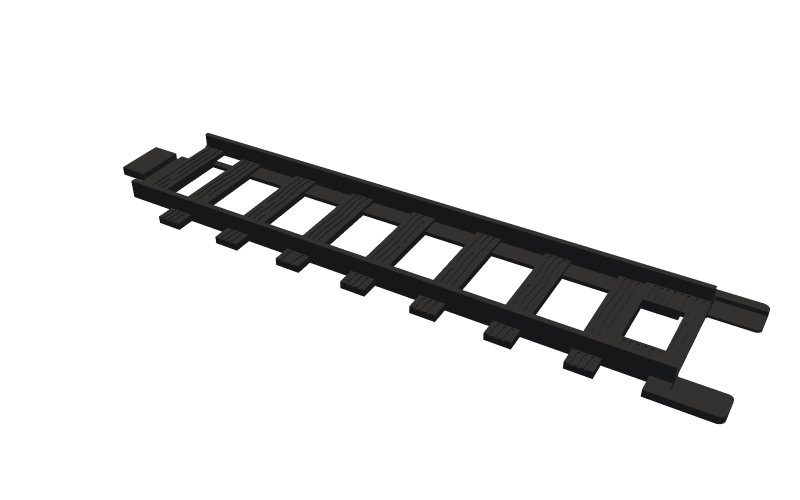
#> input picture train-rails/out/renders/straight.png, 1600 x 1000 px (shown at 1/2 size)
$ python make_overview.py
#> lines starting #> are read from the running program, lines starting #| are printed output that depends on the picture
## Copyright 2026 Aaron Girard
## SPDX-License-Identifier: Apache-2.0
"""Six-panel overview sheet from the renders (out/track_overview.png)."""
import os
from PIL import Image, ImageDraw, ImageFont, ImageChops

R = "out/renders"
PANELS = [("straight.png", "Straight, 164 mm"), ("curve.png", "Curve, 22.5 deg, R 412 mm"),
          ("grain_ties.png", "Wood grain on the tie tops"), ("prong_L.png", "Prong end: raised L, thin plate from the rail end"),
          ("joint_orig_male.png", "Original tab end (blue) in a printed prong end"),
          ("joint_orig_female.png", "Printed tab end in an original prong end (blue)")]


def main(out="out/track_overview.png", W=800, H=500):
#> called with out = 'out/track_overview.png', W = 800, H = 500
    font = ImageFont.truetype("/usr/share/fonts/truetype/dejavu/DejaVuSans.ttf", 24)
    sheet = Image.new("RGB", (2 * W, 3 * H), "white")
#> sheet: PIL image 1600x1500 RGB; every value is 255
    for i, (f, label) in enumerate(PANELS):
        im = Image.open(os.path.join(R, f)).convert("RGB")
#> im is the input picture: PIL image 1600x1000 RGB; mean R, G, B 226.7, 226.6, 226.6
        bbox = ImageChops.difference(im, Image.new("RGB", im.size, (255, 255, 255))).getbbox()
#> bbox = (246, 265, 1541, 849)
        if bbox:
            im = im.crop((max(0, bbox[0] - 30), max(0, bbox[1] - 30), min(im.width, bbox[2] + 30), min(im.height, bbox[3] + 30)))
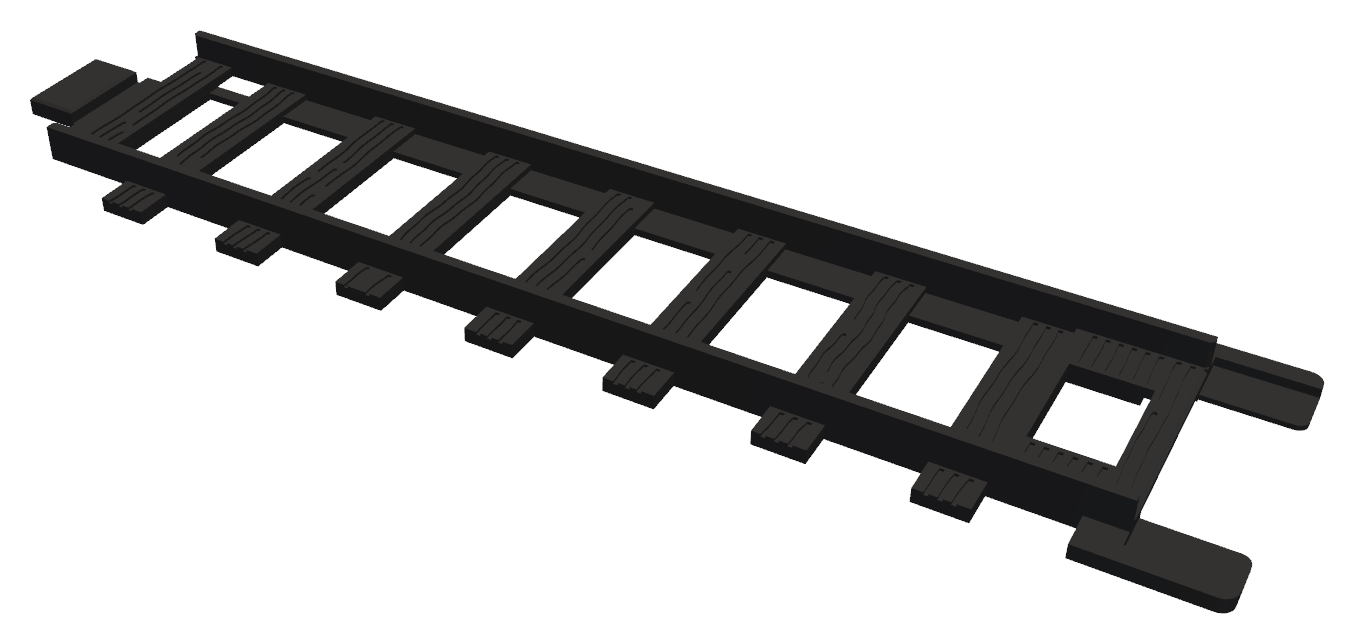
#> im: PIL image 1355x644 RGB; mean R, G, B 203, 202.9, 202.9
        im.thumbnail((W - 20, H - 60))
#> im: PIL image 780x371 RGB
        x0, y0 = (i % 2) * W, (i // 2) * H
        sheet.paste(im, (x0 + (W - im.width) // 2, y0 + 50 + (H - 60 - im.height) // 2))
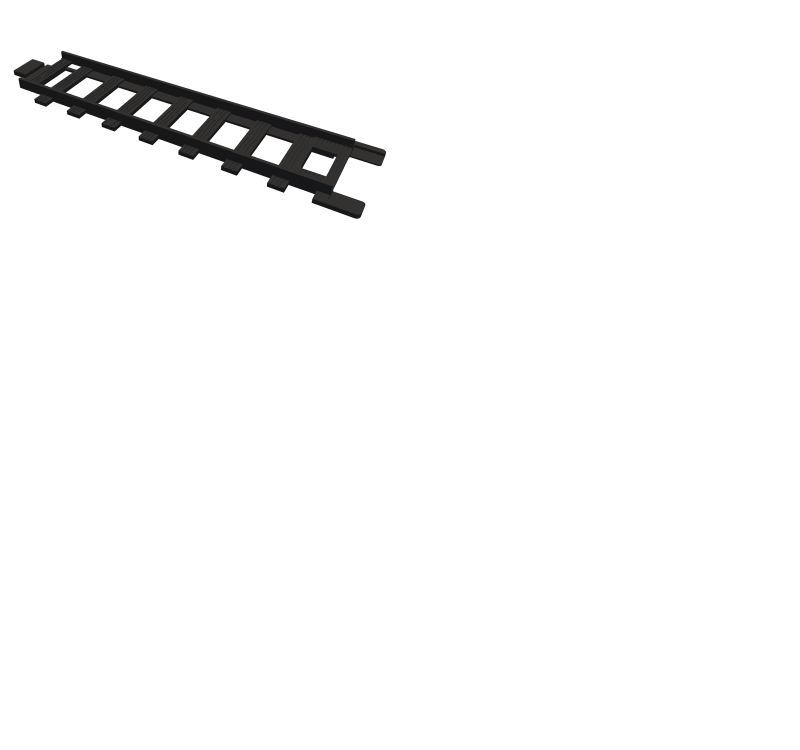
#> sheet: PIL image 1600x1500 RGB (shown at 1/2 size); mean R, G, B 248.7, 248.7, 248.7
        ImageDraw.Draw(sheet).text((x0 + 20, y0 + 12), label, fill=(20, 20, 20), font=font)
#> pass 2 of the loop in main, `for i, (f, label) in enumerate(PANELS):`:
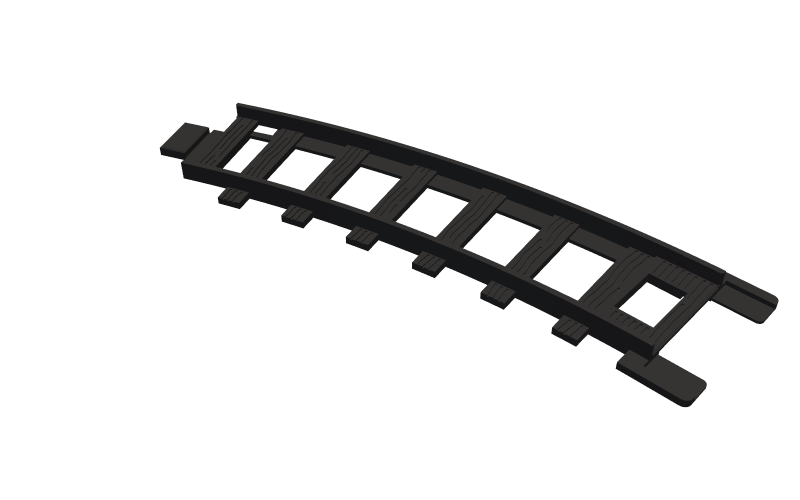
#> input picture train-rails/out/renders/curve.png, 1600 x 1000 px (shown at 1/2 size)
#> in main, im is the input picture: PIL image 1600x1000 RGB; mean R, G, B 228.3, 228.2, 228.2
#> bbox = (319, 205, 1558, 815)
#> in main, `im = im.crop((max(0, bbox[0] - 30), max(0, bbox[1] - 30), min(im.width..`:
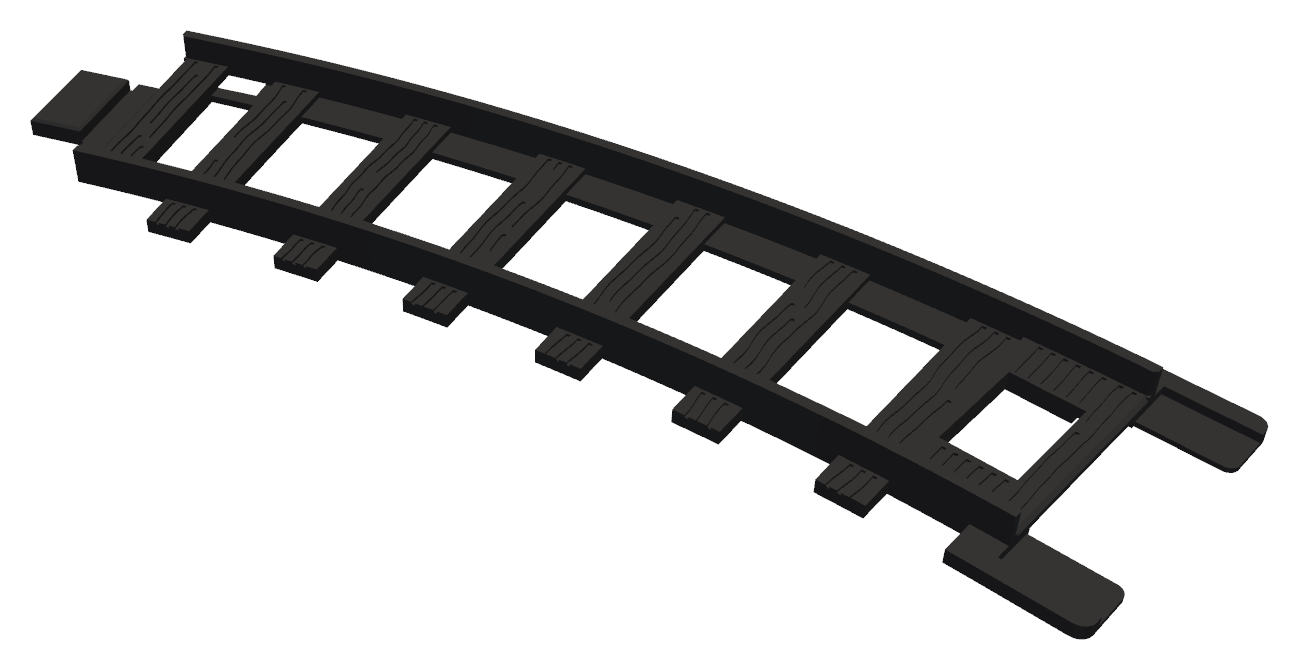
#> im: PIL image 1299x670 RGB; mean R, G, B 205.9, 205.7, 205.7
#> in main, `sheet.paste(im, (x0 + (W - im.width) // 2, y0 + 50 + (H - 60 - im.heig..`:
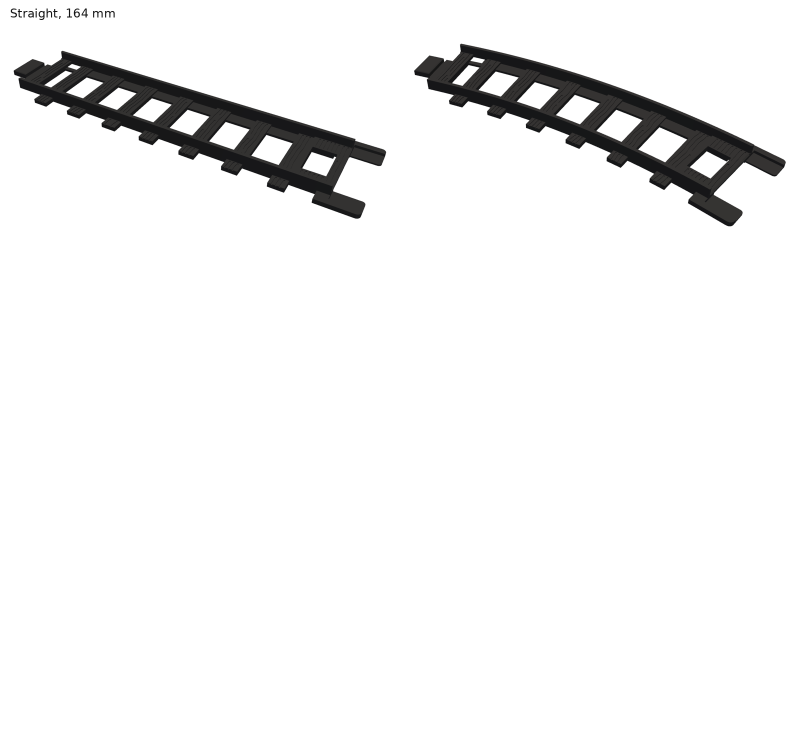
#> sheet: PIL image 1600x1500 RGB (shown at 1/2 size); mean R, G, B 242.2, 242.2, 242.2
#> pass 3 of the loop in main, `for i, (f, label) in enumerate(PANELS):`:
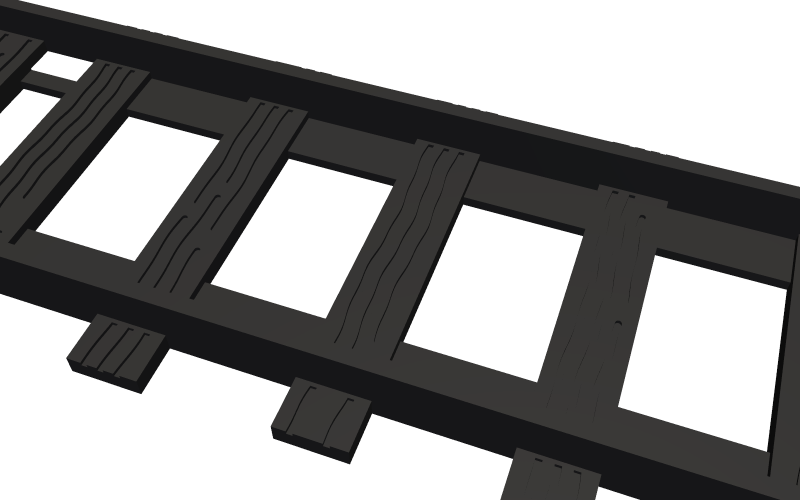
#> input picture train-rails/out/renders/grain_ties.png, 1600 x 1000 px (shown at 1/2 size)
#> in main, im is the input picture: PIL image 1600x1000 RGB; mean R, G, B 151, 150.6, 150.5
#> bbox = (0, 0, 1600, 1000)
#> in main, `im.thumbnail((W - 20, H - 60))`:
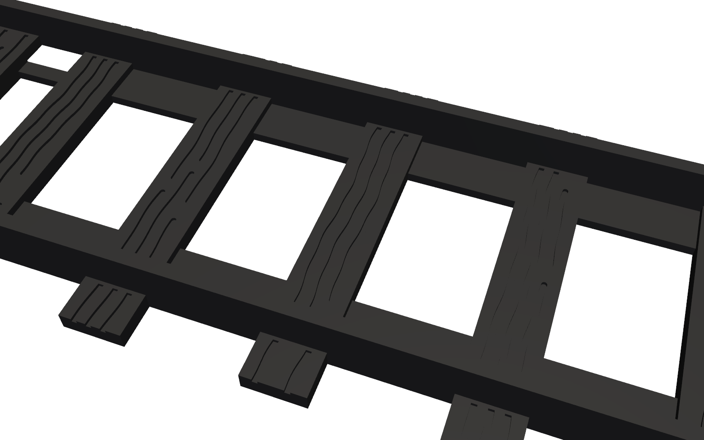
#> im: PIL image 704x440 RGB; mean R, G, B 150.9, 150.6, 150.4
#> in main, `sheet.paste(im, (x0 + (W - im.width) // 2, y0 + 50 + (H - 60 - im.heig..`:
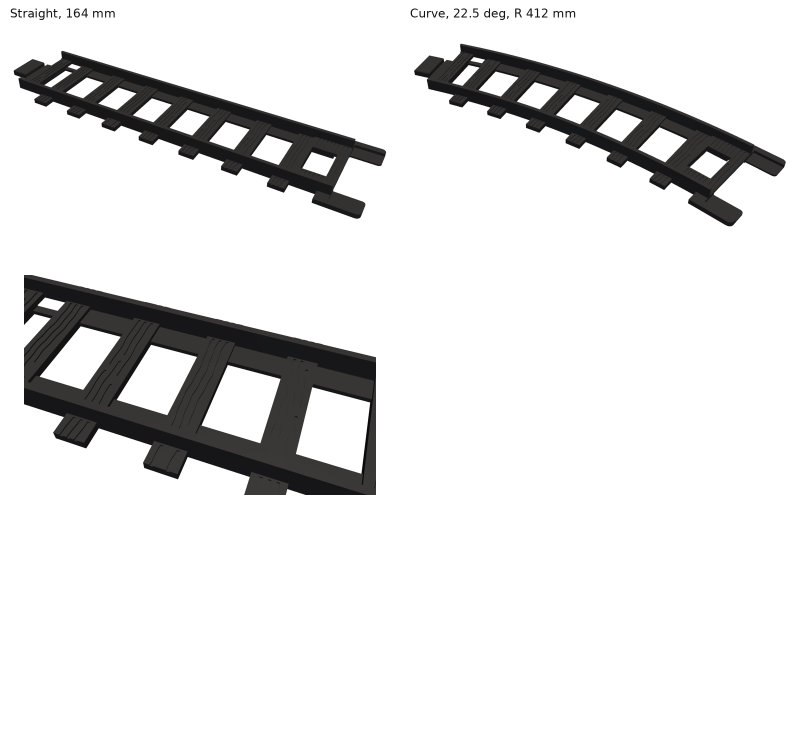
#> sheet: PIL image 1600x1500 RGB (shown at 1/2 size); mean R, G, B 228.6, 228.6, 228.5
#> the loop made 6 passes; the first 3 are shown
    sheet.save(out)
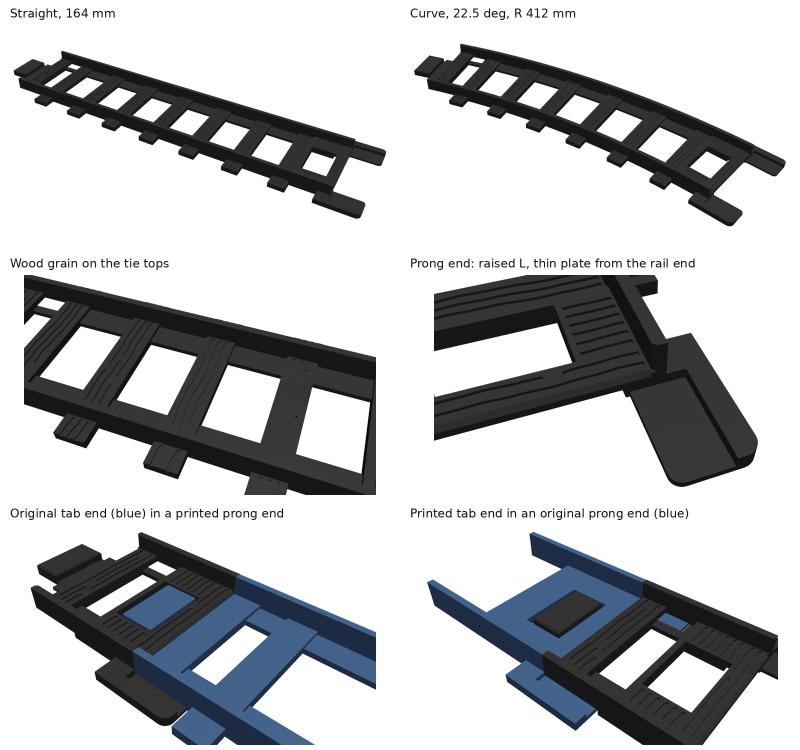
#> saved as track_overview.png: PIL image 1600x1500 RGB (shown at 1/2 size); mean R, G, B 190.7, 192, 193.9
    return out


if __name__ == "__main__":
    print(main())
